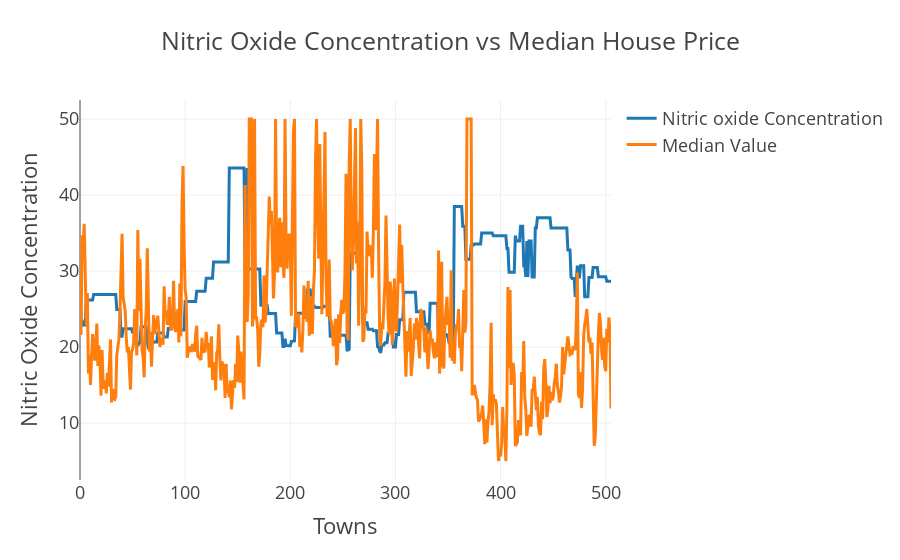

This figure's notebook cell:
### Code cell
col1 = "NOX"
col2 = "MEDV"
v1 = housing[col1]
v2 = housing[col2]

scat1 = go.Scatter(y = v1.values*50, x=v1.index, name="Nitric oxide Concentration")
scat2 = go.Scatter(y=v2.values, x=v2.index, name="Median Value")

data = [scat1, scat2]

layout={'title':"Nitric Oxide Concentration vs Median House Price",'yaxis':{'title':"Nitric Oxide Concentration"},'xaxis':{'title':'Towns'}}
fig = go.Figure(data=data, layout=layout)
fig.layout.template = "presentation"

iplot(fig)

### Figure 1 — Plotly figure (JSON) as saved in the notebook; plotly's stock layout.template omitted (floating-point values rounded to 4 significant figures; data arrays with more than 128 entries replaced by an {"elided": "..."} marker saying what was removed)
{"data": [{"name": "Nitric oxide Concentration", "type": "scatter", "x": {"elided": "506 int values"}, "y": {"elided": "506 float values"}}, {"name": "Median Value", "type": "scatter", "x": {"elided": "506 int values"}, "y": {"elided": "506 float values"}}], "layout": {"title": {"text": "Nitric Oxide Concentration vs Median House Price"}, "xaxis": {"title": {"text": "Towns"}}, "yaxis": {"title": {"text": "Nitric Oxide Concentration"}}}}
